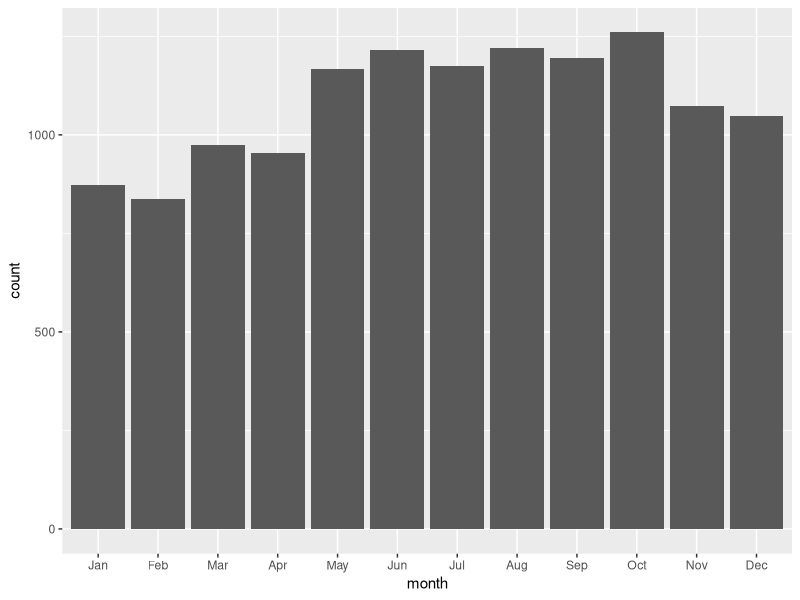
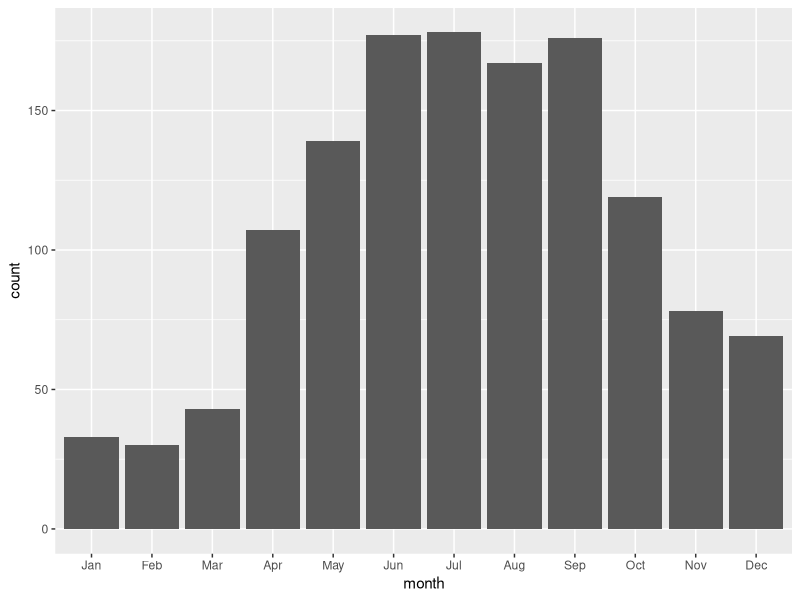
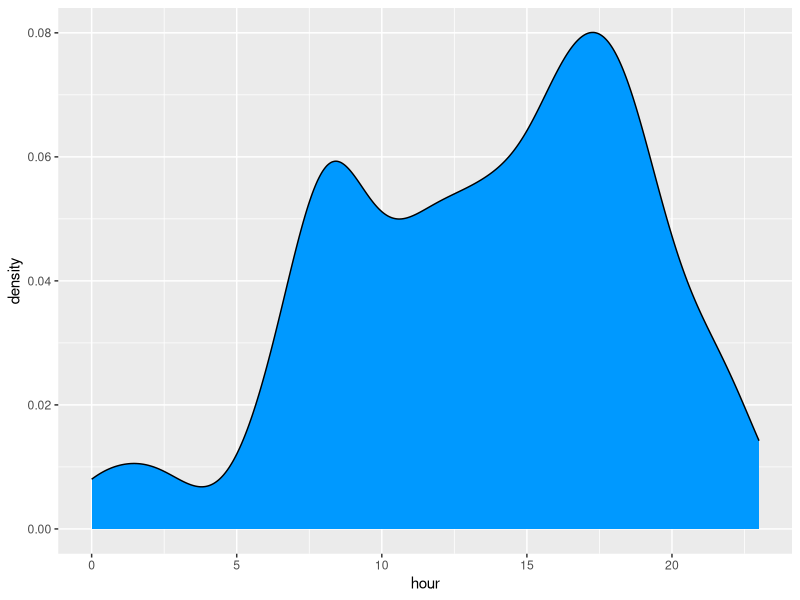

R code for these plots, in order:
## ---- chunk 1
library(readr)
library(dplyr)
library(lubridate)
library(ggplot2)
## ---- chunk 2
crash <- read_csv("crash_sept.csv")
## ---- chunk 3
temp <- crash %>%
  mutate(year = year(dispatch_ts), month = month(dispatch_ts, label = TRUE), day = day(dispatch_ts),
         wday = wday(dispatch_ts, label = TRUE), hour = hour(dispatch_ts))
## ---- chunk 4
temp %>%
  filter(year != 2018) %>%
  mutate(mode_type = as.factor(mode_type)) %>%
  group_by(mode_type) %>%
  ggplot() +
  geom_bar(aes(month))
## ---- chunk 5
temp %>%
  filter(mode_type == "bike" & year != 2018) %>%
  ggplot() +
  geom_histogram(aes(month), stat ="count")
## ---- chunk 6
temp %>%
  filter(mode_type == "bike" & year != 2018) %>%
  ggplot(aes(hour)) +
  geom_density(fill="#0099FF")
